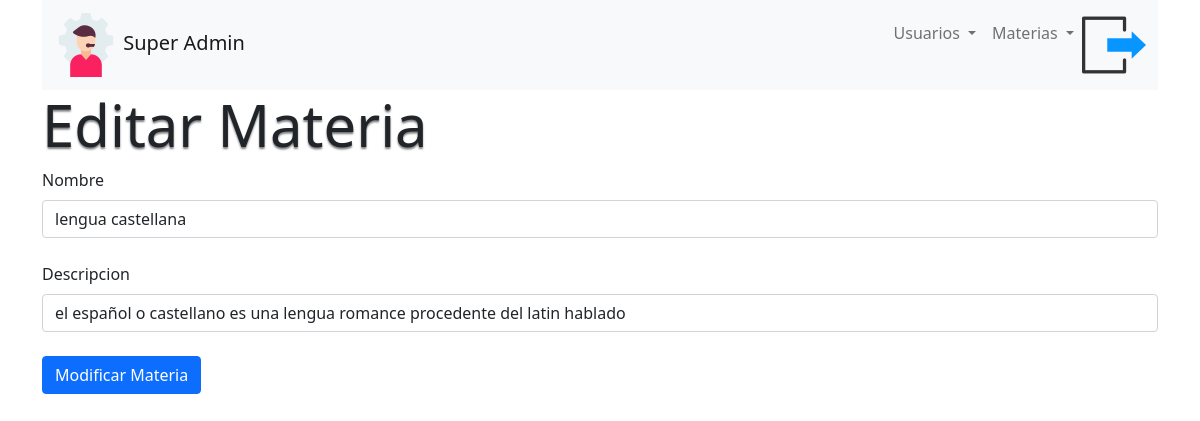
Screenshot of /editMat/1 (signed in) with the database file from the repository.
### tables this page shows
CREATE TABLE materias (
	idMateria INTEGER PRIMARY KEY AUTOINCREMENT   NOT NULL ,
	nombre VARCHAR(50) NOT NULL ,
	descripcion VARCHAR(150) NOT NULL 
);

### app.py (the view)
@app.route('/editMat/<id>', methods=['GET','POST'])
def editMat(id):
    db = get_db() #Abre conexion
    cur = db.cursor() #Variable que tiene la conexion y cre un objeto de tipo cursor
    sQuery = "SELECT * FROM materias WHERE idMateria = ?" # sentencia SQL
    cur.execute(sQuery,[id]) #Preparamos la sentencia para ejecucion
    materiaEdit = cur.fetchone()
    cur.close() # cerramos el cursor
    return render_template("superadmin/editarMat.html" , materia = materiaEdit)

### app.py (called while the page is built)
@app.before_request
def antes_de_cada_ruta():
    ruta = request.path
    if not 'usuario' in session and ruta != "/login" and ruta != "/" and ruta != "/logout" and not ruta.startswith("/static"):
        flash("Inicia sesión para continuar")
        return redirect("/login")

### conexion.py (called while the page is built)
def get_db():
    try:
        if 'db' not in g:
            g.db=sqlite3.connect(DATABASES)
        return g.db
    except Error:
        print(Error)

### templates/superadmin/editarMat.html (shortened to what this page needs)
{% extends 'base2.html' %}
{% block body %}
<div class="container">
    <div class="row">
        <h1 class="section-title">Editar Materia</h1>
        <form action="/updateMat/{{ materia[0] }}" method="POST">
            <div class="form-outline mb-4">
                <label class="form-label" for="nombre">Nombre</label>
                <input type="text" id="nombre" name="nombre" class="form-control" value="{{ materia[1] }}"/>
            </div>
            <div class="form-outline mb-4">
              <label class="form-label" for="descripcion">Descripcion</label>
              <input type="text" id="descripcion" class="form-control" name="descripcion" value="{{ materia[2] }}"/>
            </div>
            <button type="submit" class="btn btn-primary btn-block mb-4">Modificar Materia</button>
          </form>
    </div>
</div>
{% endblock %}

### static/css/main.css (style rules this page uses)
.section-title { font-size: clamp(1.2rem,calc(1rem + 3.5vw),4rem); text-shadow: 0 2px 2px rgba(0,0,0,.5); }

### templates/superadmin/editarMat.html (style rules this page uses)
.section-title { font-size: clamp(1.2rem,calc(1rem + 3.5vw),4rem); text-shadow: 0 2px 2px rgba(0,0,0,.5); }

### rows the page displays
materias: nombre "lengua castellana", descripcion "el español o castellano es una lengua romance procedente del latin hablado"
